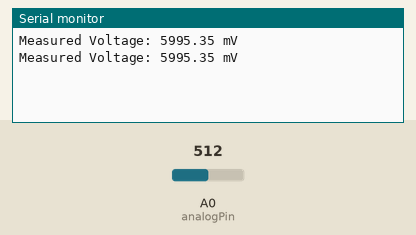
Bench run of a sketch on a simulated Arduino Uno, built with avr-gcc and run on an emulated ATmega328P. Shown: the last lines printed to the serial monitor. The test bench sets the inputs (shaded band); at power-on: A0 (analogPin) = 512.

Above: at 1.8 s.
1.9 s: A0 (analogPin) set to 716
At 2.6 s:
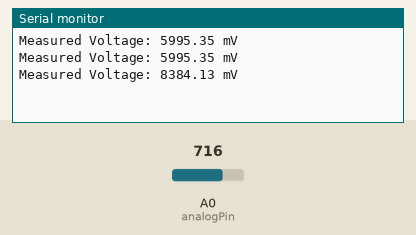
3.4 s: A0 (analogPin) set to 900
At 4.8 s:
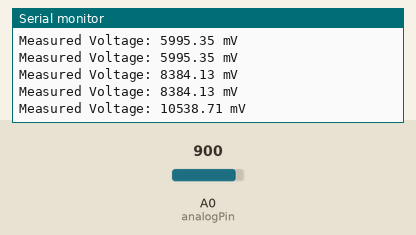
Timing chart, 0 to 6.4 s (numbered marks = the images above; inputs shaded):
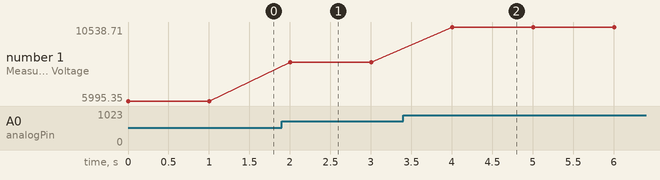

The sketch:

Voltmetre.ino
```cpp
const int analogPin = A0;          // ESP8266'nın ADC pini (A0)
const float referenceVoltage = 3.3; // ESP8266'nin referans voltajı
const int resolution = 1023;       // ADC çözünürlüğü (10-bit)
const float voltageDividerRatio = 3.63; // Gerilim bölücü oranı (12V -> 3.3V)

void setup() {
  Serial.begin(115200); // Seri haberleşme başlat
}

void loop() {
  int analogValue = analogRead(analogPin); // ADC'den okuma yap
  // Gerilim hesaplama
  float voltage = (analogValue * referenceVoltage / resolution) * voltageDividerRatio * 1000;

  Serial.print("Measured Voltage: ");
  Serial.print(voltage, 2); // Ölçülen voltaj (2 ondalık basamak)
  Serial.println(" mV");

  delay(1000); // 1 saniye bekle
}
```

Measured:
- after the input at 1.9 s, the serial monitor: prints a new line after 0.10 s (image 1)
- after the input at 3.4 s, the serial monitor: prints a new line after 0.60 s (image 2)
- plotted number 1: 5995.35 → 8384.13 after the input at 1.9 s, 8384.13 → 10538.71 after the input at 3.4 s
